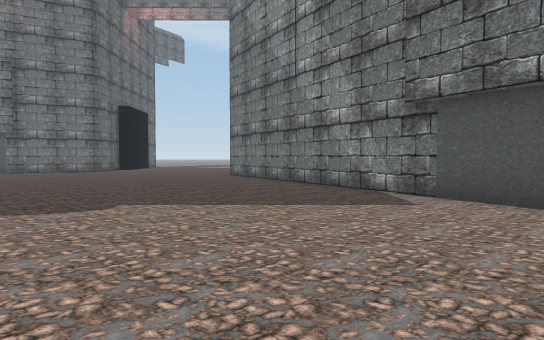
[1] (above)

24 first-person views from a walk through a 3-D level made in the Unity game engine. The camera is 1.4 m above the floor, tilts 2° down and sees 70° across. The floor is counted in squares, 2 m on a side. Each view is taken from the middle of a square. On the plan, view 1 faces up. The plan holds only what a view shows up to about 11 squares ahead; the rest is blank. The place goes on beyond the plan. The player is left out. Some surface patterns are stand-ins.

[2]
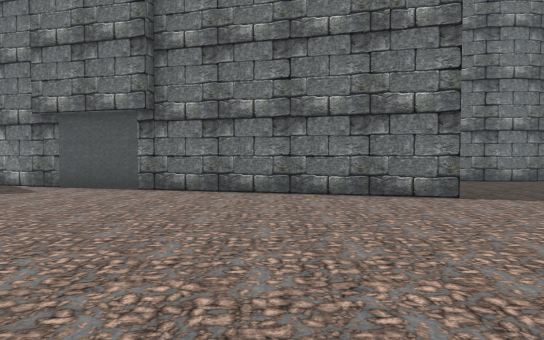

[3]
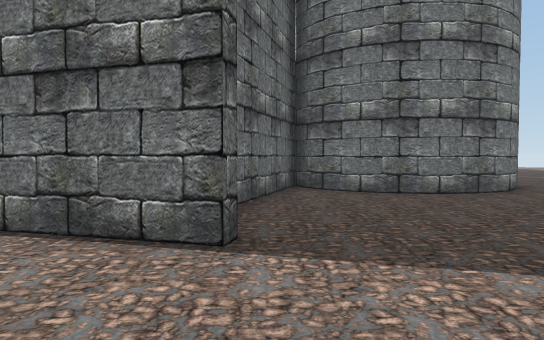

[4]
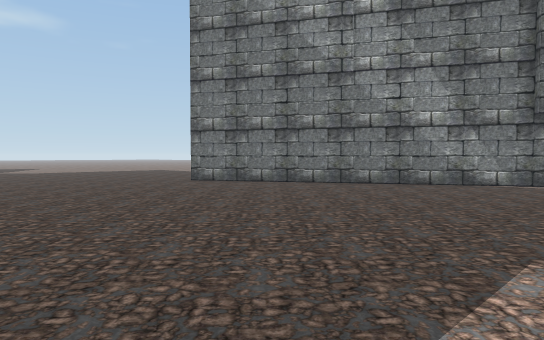

[5]
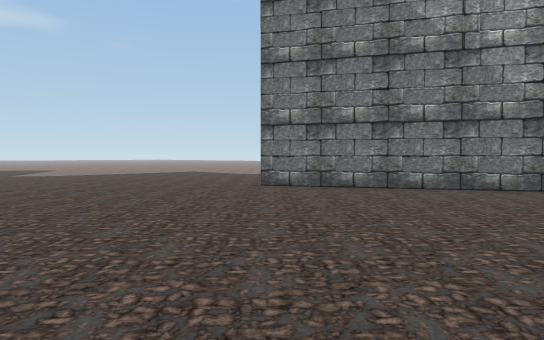

[6]
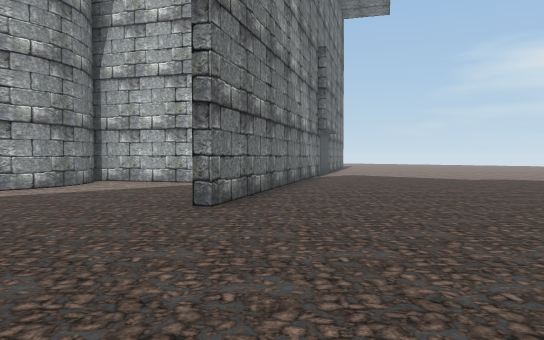

[7]
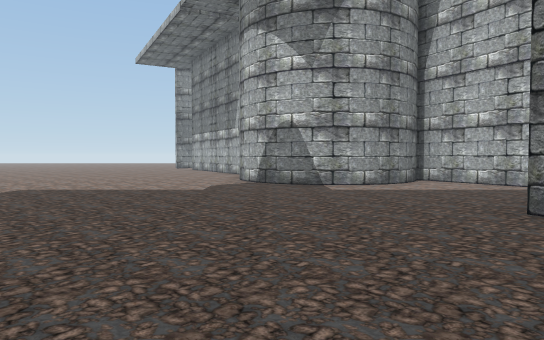

[8]
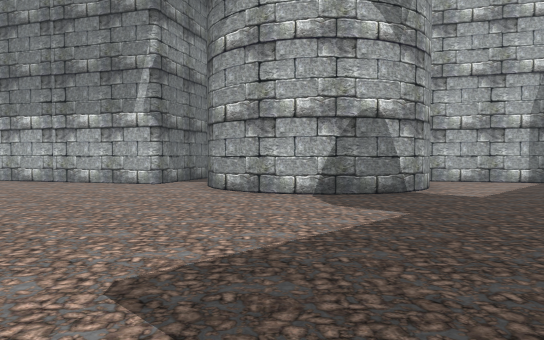

[9]
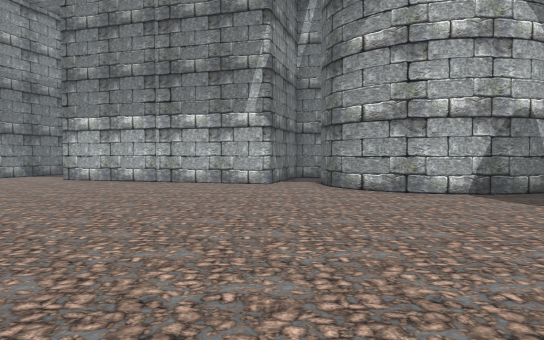

[10]
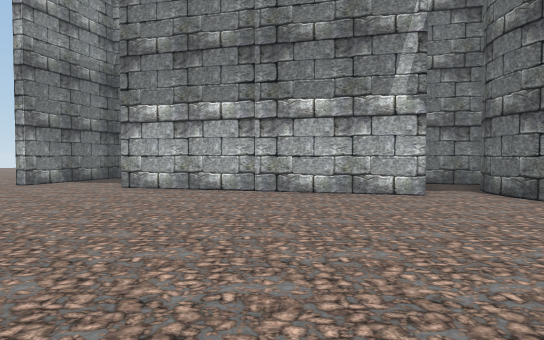

[11]
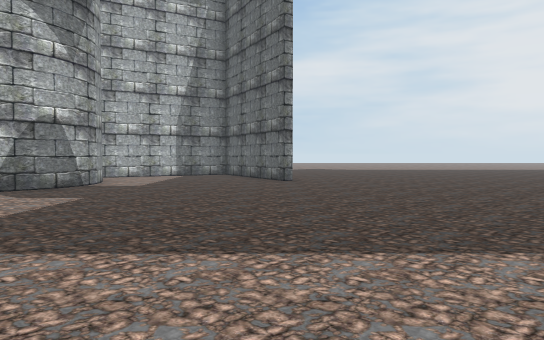

[12]
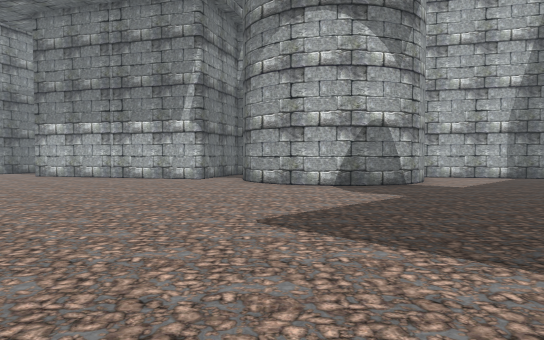

[13]
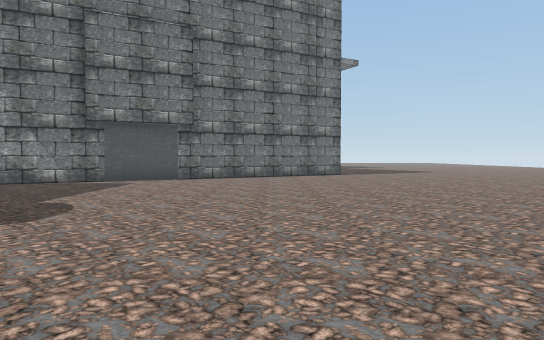

[14]
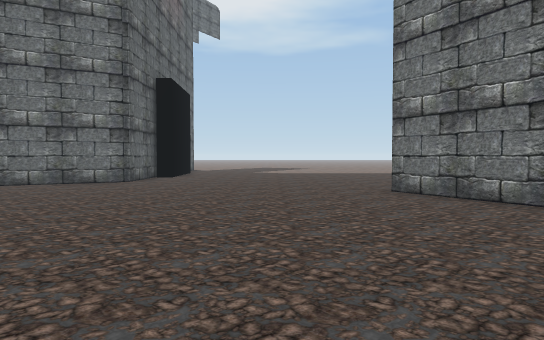

[15]
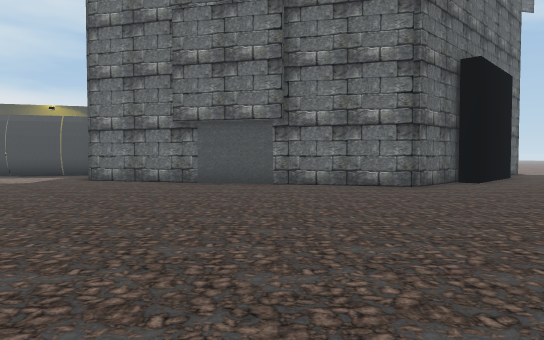

[16]
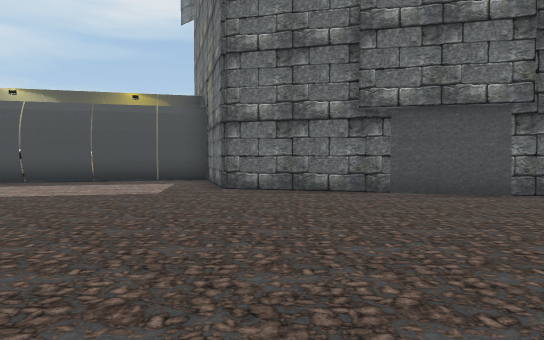

[17]
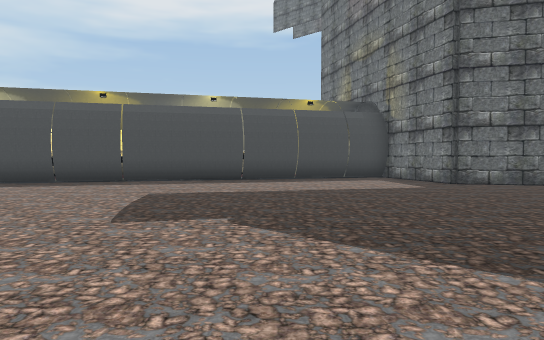

[18]
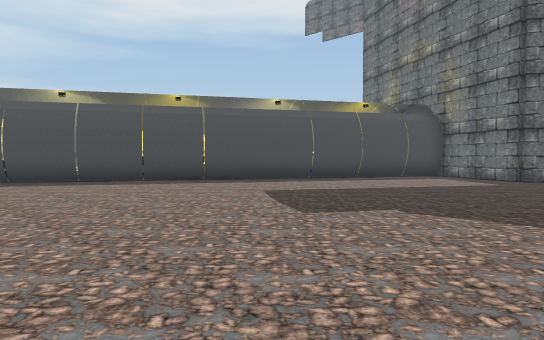

[19]
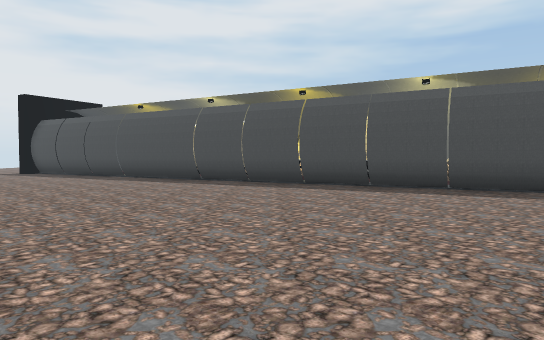

[20]
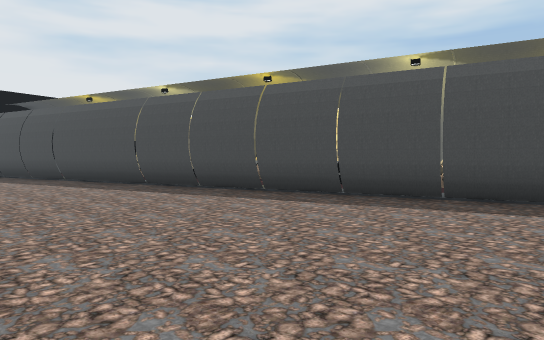

[21]
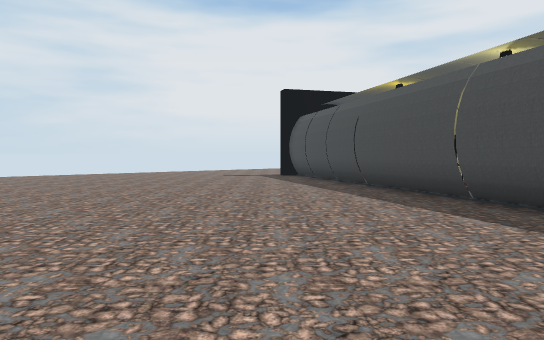

[22]
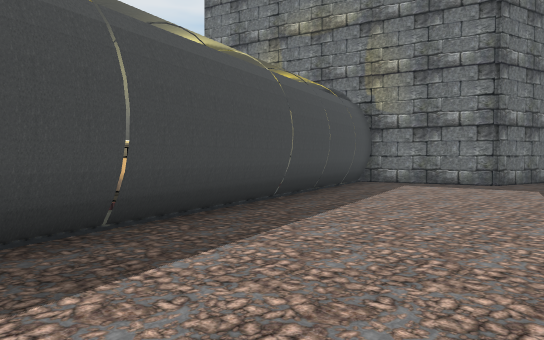

[23]
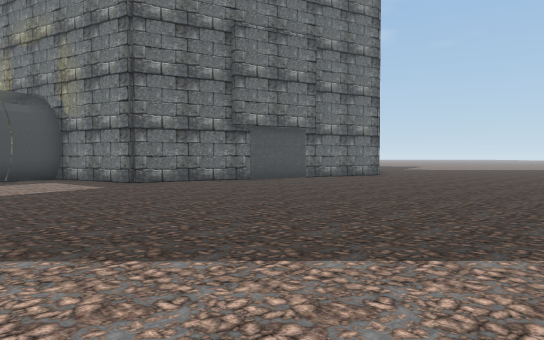

[24]
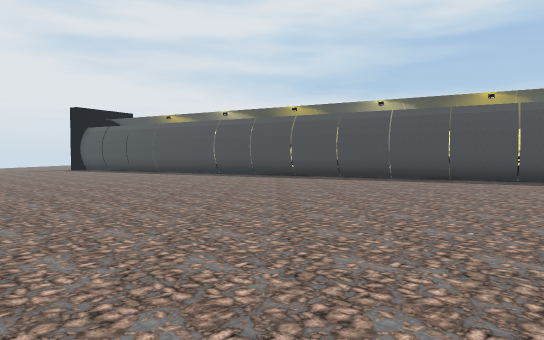

### Floor plan
Points are (right, up) in squares from view 1. A wall is a line through its corners. A room is listed if a view was taken in it or the views show most of it. See-through windows are left out.
Room 1 (views 1, 2, 3, 4, 5, 6, 7, 8, 9, 10, 11, 12, 13, 14, 15, 16, 17, 18, 19, 20, 21, 22, 23, 24)
walls: (2.1, 11.8) (5.1, 13.4); (4.7, 14.1) (4.1, 14.5) (3.6, 15.4) (3.4, 16.3) (3.6, 17.3) (4.2, 18.3) (5.3, 18.9) (6.2, 19) (7, 18.9); (5.2, 13.8) (4.5, 14.2) (3.8, 14.9) (3.5, 15.8) (3.5, 16.8) (3.8, 17.7) (4.4, 18.4); (-7.9, 20.3) (-7.9, 17.7) (-15.7, 13.2) (-18.9, 15); (-7.4, 21.2) (-7.3, 19.9) (-7.8, 19.9); (4.1, 18.1) (4.8, 18.7) (5.7, 19) (6.7, 19) (7.5, 18.7); (-18.3, 14.7) (-28.7, -3.5); (6.9, -0.7) (-1.6, 14.8); (8.9, 19.2) (14.5, 22.2); (11.9, 3.1) (8.6, 1.3); (14.3, -0.9) (13.6, -0.8) (12.7, -0.5) (12, 0.2) (11.6, 1.1) (11.5, 2) (11.7, 2.7); (-26.2, 3.6) (-26.5, 3.2); (14.8, -0.8) (14.1, -0.9) (13.2, -0.7) (12.4, -0.2) (11.8, 0.6) (11.5, 1.5) (11.6, 2.5)
low walls: (-18.7, 14.4) (-19.3, 13.4); (-19.4, 13.2) (-28.9, -3.6)
ways out: opening at (2, 7); opening at (8, 19)

Positions as (right, up) in squares from view 1, and headings:
1: (0, 0), facing up
2: (0, -3), facing up-right
3: (5, -3), facing up-right
4: (-8, 5), facing up-right
5: (-8, 8), facing up-right
6: (-6, 18), facing down-right
7: (-6, 18), facing right
8: (0, 24), facing down-right
9: (2, 26), facing down-right
10: (6, 26), facing down-right
11: (-1, 26), facing down
12: (-1, 26), facing down-right
13: (-8, 2), facing right
14: (-4, 7), facing up
15: (-4, 9), facing up-left
16: (-9, 8), facing up-left
17: (-12, 3), facing up-left
18: (-13, 1), facing up-left
19: (-16, 1), facing left
20: (-18, 2), facing left
21: (-21, 1), facing down-left
22: (-21, 4), facing up
23: (-12, 3), facing up
24: (-12, 1), facing left
